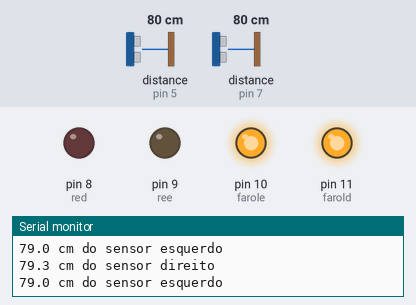
Bench run of a sketch on a simulated Arduino Uno, built with avr-gcc and run on an emulated ATmega328P. Shown: output pins drawn as LEDs (lit = HIGH), the last lines printed to the serial monitor. Wiring (inferred from the names in the program): 2 × ultrasonic range finder: trigger pin 4, echo pin 5 / trigger pin 6, echo pin 7. Inputs (shaded band) come from the test bench; at power-on: distance to the obstacle (sensors on pin 5, pin 7) 80 cm. The echo pulse lasts 58.3 µs per cm; pins used as bus, display or sensor lines are not drawn.

Above: at 2.8 s.
2.9 s: distance to the obstacle (sensor on pin 5) set to 12 cm
6.2 s: distance to the obstacle (sensor on pin 5) set to 9 cm
At 9.3 s:
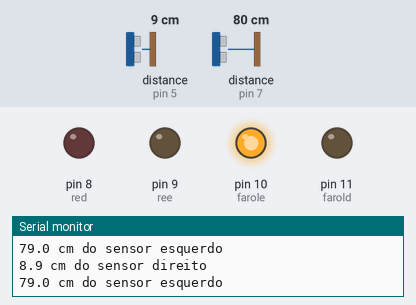
10.5 s: distance to the obstacle (sensor on pin 7) set to 12 cm
13.2 s: distance to the obstacle (sensor on pin 7) set to 9 cm
At 15.7 s:
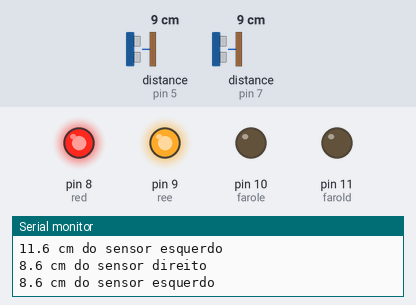
16.5 s: distance to the obstacle (sensor on pin 5) set to 18 cm
At 19.2 s:
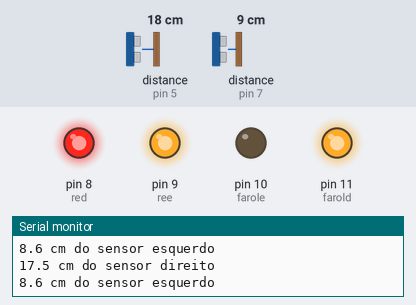
19.5 s: distance to the obstacle (sensor on pin 7) set to 18 cm
At 21.9 s:
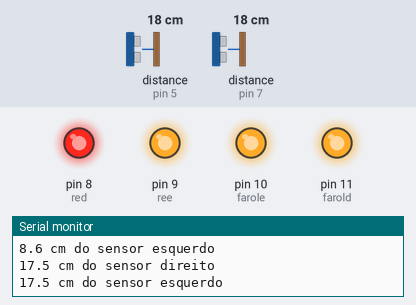
Timing chart, 0 to 23.6 s (numbered marks = the images above; inputs shaded):
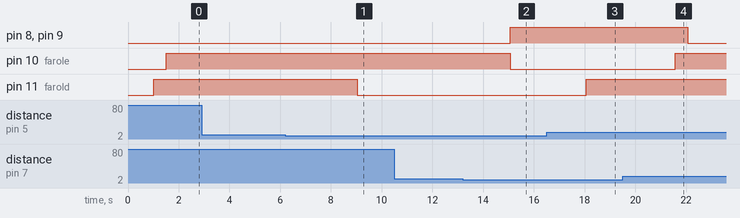

The sketch:

atividade_kau_e_raphael1.ino
```cpp
#define farold 11
#define farole 10
#define ree 9
#define red 8
#define echod 5
#define trigd 4
#define echoe 7
#define trige 6

float distanciad;
float distanciae;
unsigned long duracao;

void setup(){
  Serial.begin(9600);
  pinMode (farold, OUTPUT);
  pinMode (farole, OUTPUT);
  pinMode (ree, OUTPUT);
  pinMode (red, OUTPUT);
  pinMode (echod, INPUT);
  pinMode (trigd, OUTPUT);
  pinMode (echoe, INPUT);
  pinMode (trige, OUTPUT);
}

void loop(){
  digitalWrite(trigd,LOW);
  delayMicroseconds(2);
  digitalWrite(trigd, HIGH);
  delayMicroseconds(10);
  digitalWrite(trigd, LOW);
  duracao = pulseIn(echod, HIGH);
  distanciad = 0.0340 *(duracao/2);
  Serial.print(distanciad,1);
  Serial.println(" cm do sensor direito");
  delay(500);

  digitalWrite(trige,LOW);
  delayMicroseconds(2);
  digitalWrite(trige, HIGH);
  delayMicroseconds(10);
  digitalWrite(trige, LOW);
  duracao = pulseIn(echoe, HIGH);
  distanciae = 0.0340 *(duracao/2);
  Serial.print(distanciae,1);
  Serial.println(" cm do sensor esquerdo");
  delay(500);

  if (distanciad > 10){
    digitalWrite(farold, HIGH);
    delay (500);}
  if (distanciad < 10 )
    digitalWrite (farold, LOW);

  if (distanciae > 10){
    digitalWrite(farole, HIGH);
    delay (500);}
  if (distanciae < 10 )
    digitalWrite (farole, LOW);

  if (distanciae < 10 && distanciad < 10){
    digitalWrite (red, HIGH);
    digitalWrite (ree, HIGH);
    delay(2000);
  }

  else if(distanciae > 10 && distanciad > 10){
    digitalWrite (red, LOW);
    digitalWrite (ree, LOW);
  }
}
```

Measured:
- the behaviour switches between 11 and 10 cm on distance to the obstacle (sensor on pin 5) (found by bisection; images 0 and 1)
- the behaviour switches between 11 and 10 cm on distance to the obstacle (sensor on pin 7) (found by bisection; images 1 and 2)
- after the input at 6.2 s, pin 11 (farold): HIGH → LOW after 2.8 s
- after the input at 13.2 s, pin 8 (red), pin 9 (ree): LOW → HIGH after 1.9 s; pin 10 (farole): HIGH → LOW after 1.9 s
- after the input at 16.5 s, pin 11 (farold): LOW → HIGH after 1.6 s
- after the input at 19.5 s, pin 8 (red), pin 9 (ree): HIGH → LOW after 2.6 s; pin 10 (farole): LOW → HIGH after 2.1 s
